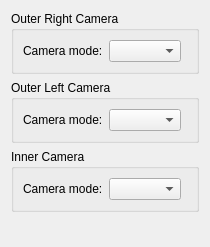
<?xml version="1.0" encoding="UTF-8"?>
<ui version="4.0">
 <class>ConfigureCamera</class>
 <widget class="QWidget" name="ConfigureCamera">
  <property name="geometry">
   <rect>
    <x>0</x>
    <y>0</y>
    <width>193</width>
    <height>247</height>
   </rect>
  </property>
  <layout class="QVBoxLayout">
   <item>
    <widget class="QGroupBox" name="outer_right">
     <property name="title">
      <string>Outer Right Camera</string>
     </property>
     <layout class="QVBoxLayout">
      <item>
       <layout class="QHBoxLayout" name="layout_outer_right_mode">
        <item>
         <layout class="QHBoxLayout" name="layout_outer_right_mode_2">
          <item>
           <widget class="QLabel" name="label_camera_outer_right_mode">
            <property name="text">
             <string>Camera mode:</string>
            </property>
           </widget>
          </item>
          <item>
           <widget class="QComboBox" name="camera_outer_right_mode"/>
          </item>
         </layout>
        </item>
        <item>
         <widget class="DropArea" name="camera_outer_right_drop_area" native="true"/>
        </item>
       </layout>
      </item>
     </layout>
    </widget>
   </item>
   <item>
    <widget class="QGroupBox" name="outer_left">
     <property name="title">
      <string>Outer Left Camera</string>
     </property>
     <layout class="QVBoxLayout">
      <item>
       <layout class="QHBoxLayout" name="layout_outer_left_mode">
        <item>
         <layout class="QHBoxLayout" name="layout_outer_left_mode_2">
          <item>
           <widget class="QLabel" name="label_camera_outer_left_mode">
            <property name="text">
             <string>Camera mode:</string>
            </property>
           </widget>
          </item>
          <item>
           <widget class="QComboBox" name="camera_outer_left_mode"/>
          </item>
         </layout>
        </item>
        <item>
         <widget class="DropArea" name="camera_outer_left_drop_area" native="true"/>
        </item>
       </layout>
      </item>
     </layout>
    </widget>
   </item>
   <item>
    <widget class="QGroupBox" name="inner">
     <property name="title">
      <string>Inner Camera</string>
     </property>
     <layout class="QVBoxLayout">
      <item>
       <layout class="QHBoxLayout" name="layout_inner_mode">
        <item>
         <layout class="QHBoxLayout" name="layout_front_mode_2">
          <item>
           <widget class="QLabel" name="label_camera_inner_mode">
            <property name="text">
             <string>Camera mode:</string>
            </property>
           </widget>
          </item>
          <item>
           <widget class="QComboBox" name="camera_inner_mode"/>
          </item>
         </layout>
        </item>
        <item>
         <widget class="DropArea" name="camera_inner_drop_area" native="true"/>
        </item>
       </layout>
      </item>
     </layout>
    </widget>
   </item>
   <item>
    <spacer name="spacer">
     <property name="orientation">
      <enum>Qt::Vertical</enum>
     </property>
     <property name="sizeHint" stdset="0">
      <size>
       <width>20</width>
       <height>40</height>
      </size>
     </property>
    </spacer>
   </item>
  </layout>
 </widget>
 <customwidgets>
  <customwidget>
   <class>DropArea</class>
   <extends>QWidget</extends>
   <header>droparea.h</header>
  </customwidget>
 </customwidgets>
 <resources/>
 <connections/>
</ui>
